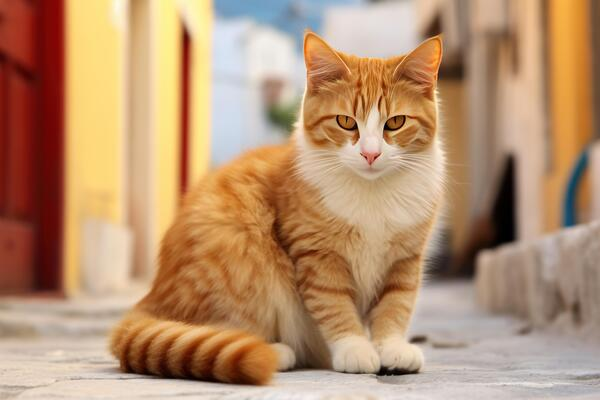
#> input picture photos/cat.jpg, 600 x 400 px
$ python draw.py
#> lines starting #> are read from the running program, lines starting #| are printed output that depends on the picture
import cv2 as cv
import numpy as np

img = cv.imread('photos/cat.jpg')
#> img is the input picture: shape (400, 600, 3); mean B, G, R 112, 145.3, 183.5

blank = np.zeros((img.shape[0], img.shape[1], 3))
# For all pixels
blank[:] = 255,0,0
# For certain pixels
blank[200:300, 200:300] = 0,0,255

# For Rectangles
cv.rectangle(blank, (0,0), (250,250), (255, 255, 255), thickness=-1) # or thickness = cv.FILLED
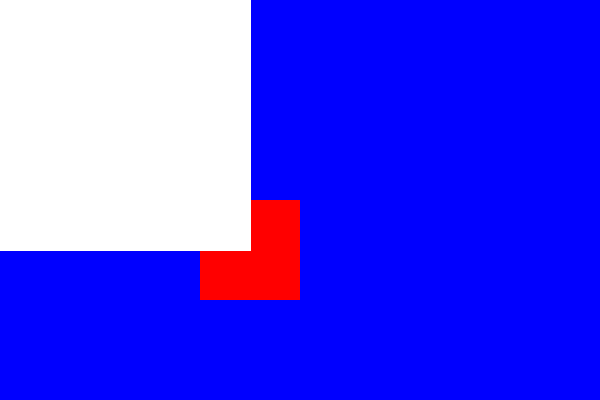
#> blank: shape (400, 600, 3) float64; mean of channels 0, 1, 2 247.1, 66.9, 74.8; drawn as B, G, R

# For circles
cv.circle(blank, (250, 250), 100, (0, 255, 255), thickness=2)

# For Lines
cv.line(blank, (0,0), (250,250), (100, 200, 0), thickness=2)

# For text
cv.putText(blank, "Hello, World", (100, 100), fontFace=cv.FONT_HERSHEY_COMPLEX_SMALL, fontScale=1.0, color=(0, 100, 0))
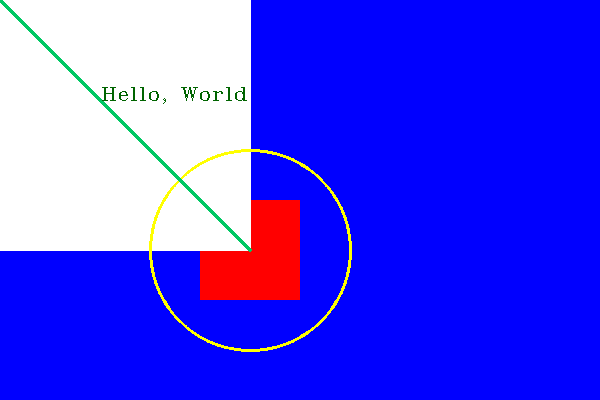
#> blank: shape (400, 600, 3) float64; mean of channels 0, 1, 2 243.9, 67.8, 74.4; drawn as B, G, R
cv.imshow("Blank", blank)
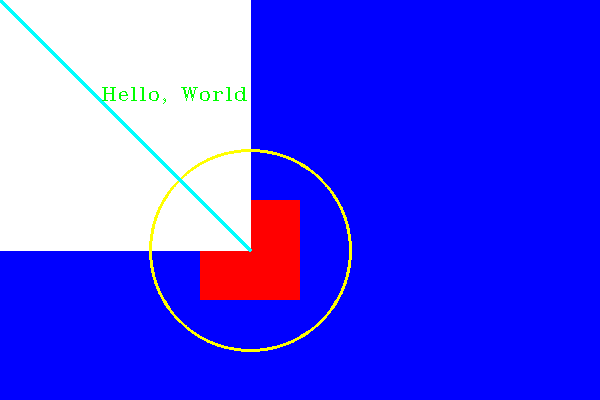
#> window 'Blank': shape (400, 600, 3); mean B, G, R 244.7, 68.4, 74.4


cv.waitKey(0)
